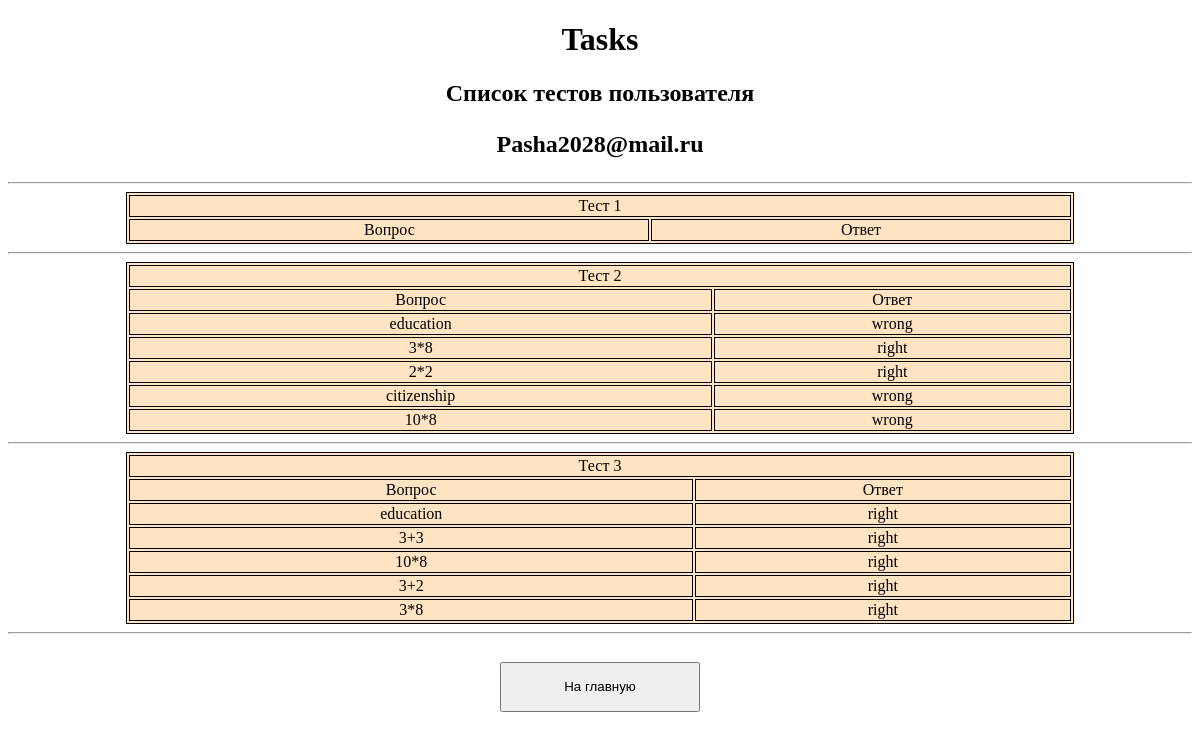
Page /users/Pasha2028@mail.ru on the committed database.
### models/models.py (models this page shows)
class User(Base):
    __tablename__ = "user"
    id: Mapped[int] = mapped_column(primary_key=True, index=True)
    email: Mapped[str]
    hashed_password: Mapped[str]
    role: Mapped[str] = mapped_column(default='user')
    tests: Mapped[List["Test"]] = relationship(back_populates='user', cascade='save-update, merge, delete', passive_deletes=True)

class Test(Base):
    __tablename__ = "test"
    id: Mapped[int] = mapped_column(primary_key=True, index=True)
    user_id: Mapped[int] = mapped_column(ForeignKey('user.id', ondelete='CASCADE'), index=True)
    user: Mapped["User"] = relationship(back_populates='tests')
    questionsanswers: Mapped[List['Qa']] = relationship(back_populates='qas', cascade='save-update, merge, delete', passive_deletes=True)

class Qa(Base):
    __tablename__ = "qa"
    id: Mapped[int] = mapped_column(primary_key=True, index=True)
    question: Mapped[str]
    answer: Mapped[str]
    test_id: Mapped[int] = mapped_column(ForeignKey('test.id', ondelete='CASCADE'), index=True)
    qas: Mapped['Test'] = relationship(back_populates='questionsanswers')

### routes/start.py (the view)
@start_router.get("/users/{email}")
async def get_tests_page(request:Request, email:str, db: Session = Depends(get_db)):
    stmnt = select(User).where(User.email == email)
    context = db.scalars(stmnt).one()
    return templates.TemplateResponse("users.html", {"request": request, "context": context})

### templates/users.html (shortened to what this page needs)
<!DOCTYPE html>
<html lang="en">
<head>
    <link href="{{ url_for('static', path='/css/styles.css') }}" rel="stylesheet">
</head>
<body>
    <h1 style="text-align: center;">Tasks</h1>
    <h2 style="text-align: center";>Список тестов пользователя <p id="user">{{ context.email }}</p></h2>
    {%for test in context.tests%}
    <hr>
         <table>
            <tbody>
                <tr>
                    <th colspan = '2'>Тест {{test.id}}</th>
                </tr>
                <tr>
                    <th>Вопрос</th>
                    <th>Ответ</th>
                    {%for questionsanswer in test.questionsanswers%}
                    <tr>
                        <td class="task">{{questionsanswer.question}}</td>
                        <td class="describe">{{questionsanswer.answer}}</td>
                    </tr>
                    {%endfor%}
                </tr>
            </tbody>
        </table>
            {%endfor%}
     <hr>
    <div class="div" style="margin: auto;">
        <button class="button" onclick="window.location.href='/'">На главную</button>
    </div>
</body>
</html>

### static/css/styles.css (style rules this page uses)
button { display: block; margin: auto; margin-top: 20px; width: 200px; height: 30px; }
.button { margin: auto; margin-top: 20px; width: 200px; height: 50px; }
table { margin: auto; width: 80%; background-color: bisque; border: 1px solid black; }
table tr, th, td { border: 1px solid black; font-weight: lighter; text-align: center; }
table thead tr, th, td { font-weight: bolder; }
.div { display: flex; justify-content:center; margin: auto; }

### rows in the picture
User: email "Pasha2028@mail.ru"
Test: id "1"
Test: id "2"
Qa: question "education", answer "wrong"
Qa: question "3*8", answer "right"
Qa: question "2*2", answer "right"
Qa: question "citizenship", answer "wrong"
Qa: question "10*8", answer "wrong"
Test: id "3"
Qa: question "education", answer "right"
Qa: question "3+3", answer "right"
Qa: question "10*8", answer "right"
Qa: question "3+2", answer "right"
Qa: question "3*8", answer "right"
